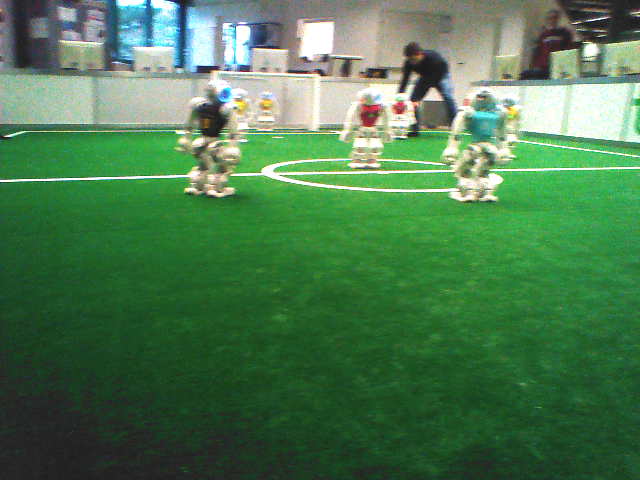
#> input picture labeled_data/16_02_2018__11_18_08_0046_upper.png, 640 x 480 px, found by its file name
$ jupyter execute blur_and_edge_detection.ipynb
#> lines starting #> are read from the running program, lines starting #| are printed output that depends on the picture; after the words box and inside, x2 and y2 are one past the last pixel; in counts of white or black regions, pixels touching at a corner belong together
[cell 1]
import cv2
import numpy as np
from matplotlib import pyplot as plt
import random
from collections import Counter
from sklearn import linear_model, datasets

[cell 2]
# Change path according to image you want to test on
test_img = 'imageset_131/16_02_2018__11_18_08_0046_upper.png'
img = cv2.imread(test_img)
#> img is the input picture: shape (480, 640, 3); mean B, G, R 80.7, 122.7, 76.7

# Apply Gaussian blur (note: is quite expensive)
blur = cv2.GaussianBlur(img,(71,71),10)
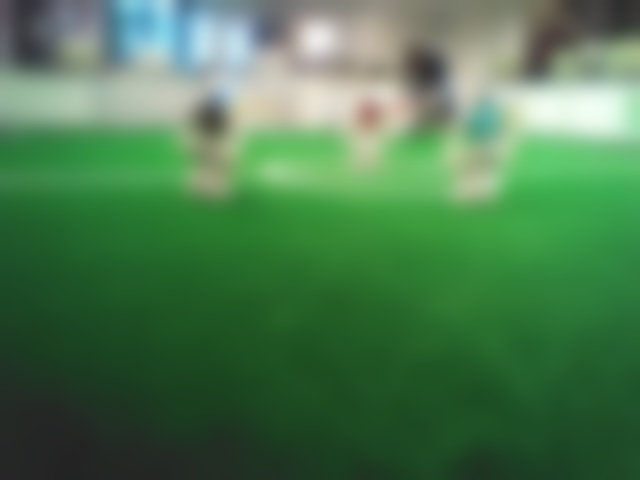
#> blur: shape (480, 640, 3); mean B, G, R 80.7, 122.7, 76.7

# Show the image
plt.imshow(blur)
plt.axis('off')
plt.show()

[cell 3]
# Convert from RGB to HSV
hsv =  cv2.cvtColor(blur,cv2.COLOR_BGR2HSV)
#> hsv: shape (480, 640, 3); mean H, S, V 60.3, 112.9, 124.1

plt.imshow(hsv)
plt.axis('off')
plt.show()

[cell 4]
def findgreen(image):
    '''
    Returns an image thresholded on a value that is representative of the
    colour green of the grass.
    '''
    # Through experimentation found to be a good threshold
    thres = 63

    # Random sampling of green HSV values in the lower part (grass) of the image
    ys = np.random.choice(np.linspace(200,479,278),100)
    xs = np.random.choice(np.linspace(0,600,601),100)

    # Find the most common value
    values = [image[int(ys[i]), int(xs[i])] for i in range(100)]
    countVal = Counter(values)
    modus = countVal.most_common(1)[0][0]

    # Calculating the ranges in which pixels are considered to be 'green'
    # Using the OpenCV inRange function to threshold pixels on a range of values
    minmod = np.array(np.array(modus) - thres)
    maxmod = np.array(np.array(modus) + thres)
    nimage = cv2.inRange(image,minmod,maxmod)

    return nimage

[cell 5]
# Get Hue, Saturation Value channel values
h,s,v = cv2.split(hsv)
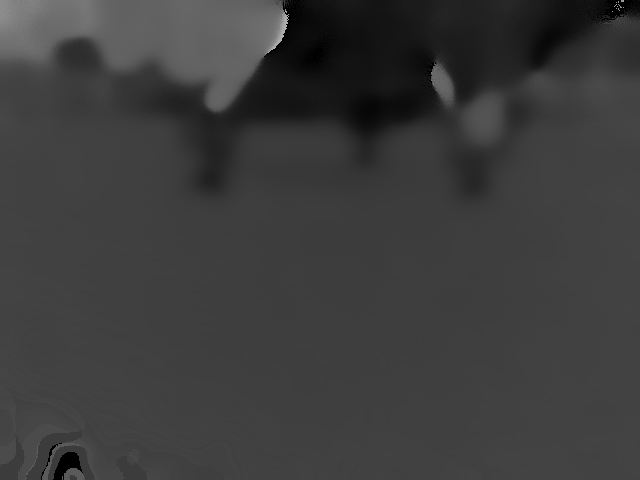
#> h: shape (480, 640); min 0, max 176, mean 60.3
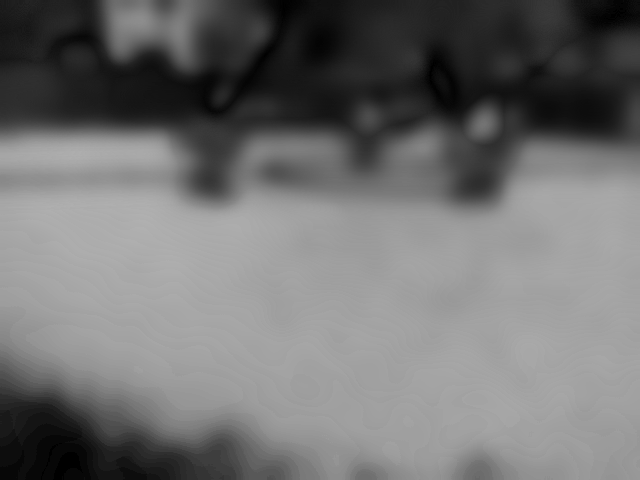
#> s: shape (480, 640); min 0, max 177, mean 112.9
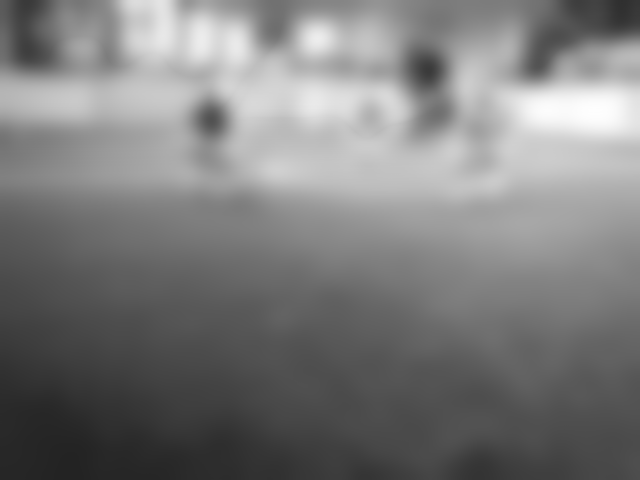
#> v: shape (480, 640); min 35, max 254, mean 124.1
# Get image thresholded on a representative green value
new = findgreen(np.array(s))
#> in findgreen, `values = [image[int(ys[i]), int(xs[i])] for i in range(100)]`: values = 100 values, max 173 at index 1, min 7 at index 53, mean 145.7
#> in findgreen, `countVal = Counter(values)`: countVal = 40 items
#> in findgreen, `modus = countVal.most_common(1)[0][0]`: modus = 161
#> in findgreen, `minmod = np.array(np.array(modus) - thres)`: minmod = 98
#> in findgreen, `maxmod = np.array(np.array(modus) + thres)`: maxmod = 224
#> in findgreen, `nimage = cv2.inRange(image,minmod,maxmod)`:
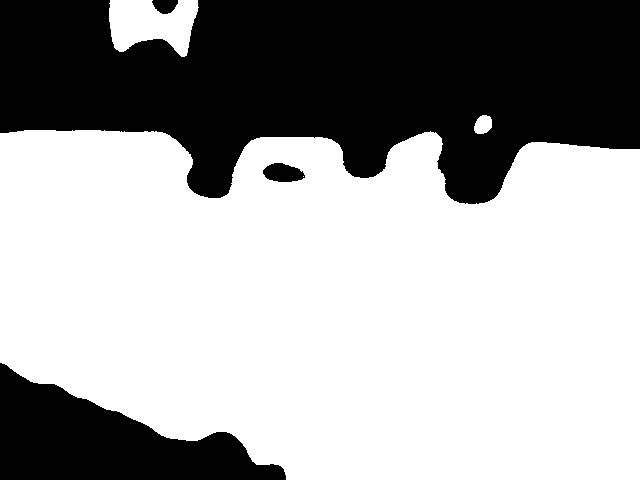
#> nimage: shape (480, 640); 63.9% white; 4 black regions, box (x1, y1, x2, y2) and area: (0, 0, 640, 204) 92679, (0, 363, 286, 480) 17405, (263, 163, 305, 182) 588, (152, 0, 178, 14) 273

# Apply Canny Edge detector to find edge point candidates
# for the line separating the field from the rest of the image
edge = cv2.Canny(new, 20,40)
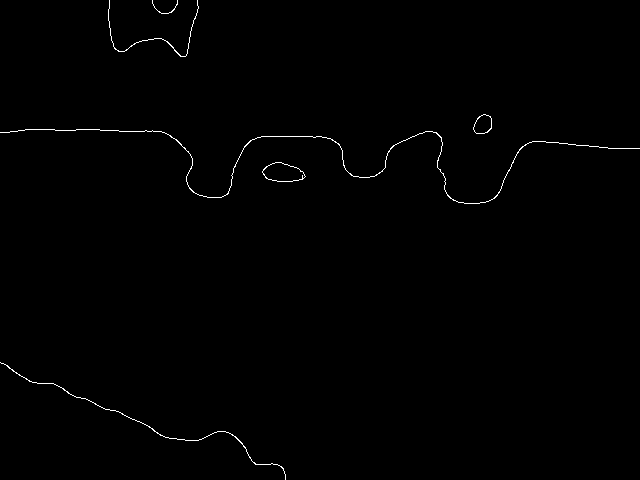
#> edge: shape (480, 640); 0.53% white in thin lines or dots
# Find line using RANSAC
ransac = linear_model.RANSACRegressor()
y,x = np.argwhere(edge == 255)[:,0], np.argwhere(edge == 255)[:,1]
#> y = 1615 values from 0 to 479; x = 1615 values, max 639 at index 798, min 0 at index 446, mean 267.3

plt.imshow(edge)

[cell 6]
#preprocess:
bot_mask = y < 400
xp = x[bot_mask]
#> xp = 1377 values, max 639 at index 798, min 0 at index 446, mean 279.9
yp = y[bot_mask]
#> yp = 1377 values from 0 to 399
data = np.array([xp,yp]).T
#> data = 1377 pairs, first value 0 to 639, second value 0 to 399
print(data)
#> (printed output is left out)

[cell 7]
from skimage.measure import LineModelND, ransac
# https://scikit-image.org/docs/dev/api/skimage.measure.html?highlight=ransac#skimage.measure.ransac
# https://scikit-image.org/docs/dev/auto_examples/transform/plot_ransac.html

[cell 8]
model_robust, inliers_mask = ransac(data, LineModelND, min_samples=2, residual_threshold=1, max_trials=300)
outliers_mask = inliers_mask == False
print("Number of reduced points:",len(data[inliers_mask]),len(data))
#| Number of reduced points: 224 1377

yin = data.T[1][inliers_mask]
#> yin = 224 values from 129 to 148
xin = data.T[0][inliers_mask]
#> xin = 224 values, max 639 at index 223, min 42 at index 0, mean 287.8
# plt.imshow(edge)
# plt.plot(xin,yin, "r.")

# from points get line:
Ny,Nx = np.shape(edge)
#> Ny = 480; Nx = 640
xdiff = xin[0] - xin[-1]
#> xdiff = -597
ydiff = yin[0] - yin[-1]
#> ydiff = -19
if xdiff == 0 or ydiff == 0:
    # in case line is horizontal or vertical
    exit()
a = ydiff/xdiff
#> a = 0.0318
b = yin[0] - xin[0]*a
#> b = 127.7
line = a*np.arange(Nx) + b
#> line = 640 values from 127.7 to 148
# plt.plot(line)

# Do same for second line:
data2 = data[outliers_mask]
#> data2 = 1153 pairs, first value 0 to 588, second value 0 to 399
model_robust, inliers_mask = ransac(data2, LineModelND, min_samples=2, residual_threshold=1, max_trials=300)
yin = data2.T[1][inliers_mask]
#> yin = 86 values from 129 to 144
xin = data2.T[0][inliers_mask]
#> xin = 86 values, max 575 at index 85, min 25 at index 0, mean 317.5
plt.plot(xin,yin, "g.")

# from points get line:
Ny,Nx = np.shape(edge)
xdiff = xin[0] - xin[-1]
#> xdiff = -550
ydiff = yin[0] - yin[-1]
#> ydiff = -15
if xdiff == 0 or ydiff == 0:
    # in case line is horizontal or vertical
    exit()
a = ydiff/xdiff
#> a = 0.0273
b = yin[0] - xin[0]*a
#> b = 128.3
line2 = a*np.arange(Nx) + b
#> line2 = 640 values from 128.3 to 145.7
# plt.plot(line2)
# plt.show()


# Area enclosed by first line
# Polygon coordinates [[top left], [top right], [bottom right], [bottom left]]
area1 = np.array([[[0,0],[Nx,0],[Nx,line[-1]],[0, line[0]]]], dtype=np.int32)
#> area1 = [[0, 0], [640, 0], [640, 148], [0, 127]]
# ... second line
area2 = np.array( [[[0,0],[Nx,0],[Nx,line2[-1]],[0, line2[0]]]], dtype=np.int32 )
#> area2 = [[0, 0], [640, 0], [640, 145], [0, 128]]
cv2.fillPoly(edge, area1, 255)
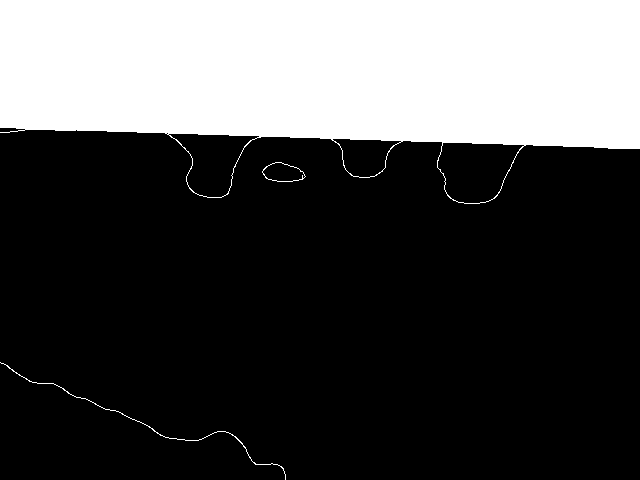
#> edge: shape (480, 640); 29.2% white; 3 white regions, box (x1, y1, x2, y2) and area: (0, 0, 640, 204) 89199, (0, 362, 286, 480) 339, (262, 162, 306, 182) 102
cv2.fillPoly(edge, area2, 255)
#> edge: shape (480, 640); 29.2% white; 3 white regions, box (x1, y1, x2, y2) and area: (0, 0, 640, 204) 89240, (0, 362, 286, 480) 339, (262, 162, 306, 182) 102

# Using tilde (~) to fill in either the field or the non-field part
plt.subplot(121), plt.imshow(~edge, cmap='Greys_r')
# plt.plot(xin,yin, "r.")

plt.imshow(img)
plt.figure()
original_copy = img
cv2.fillPoly(original_copy, area1, 0)
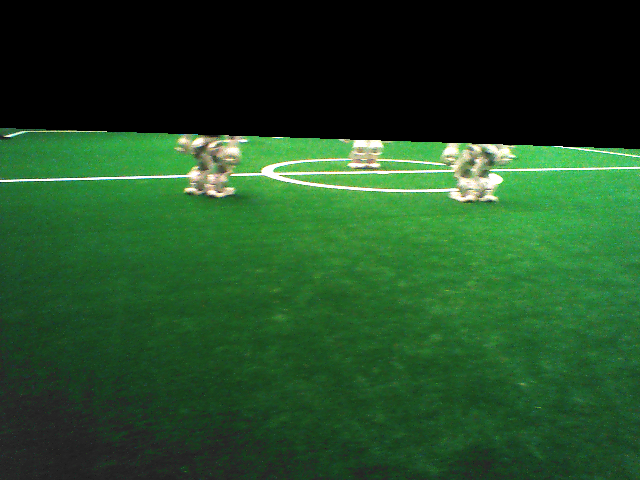
#> original_copy: shape (480, 640, 3); mean B, G, R 37.3, 75.9, 33.6
cv2.fillPoly(original_copy, area2, 0)
#> original_copy: shape (480, 640, 3); 0.03% of pixels changed, all inside (x1, y1, x2, y2) = (0, 128, 137, 133)
plt.subplot(122), plt.imshow(original_copy)

# plt.plot(line)
# plt.plot(line2)
plt.show()
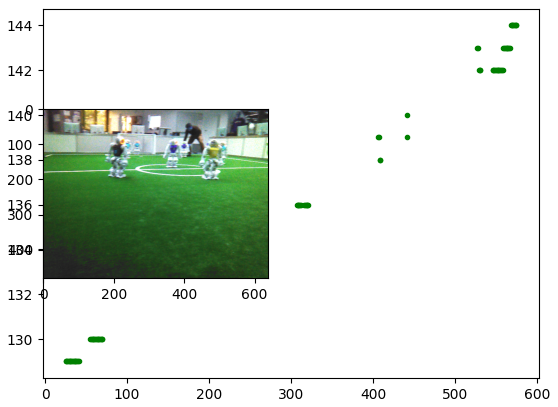
#> figure drawn by matplotlib, 2 panels; B, G, R data is drawn as R, G, B

[cell 9]
plt.figure()
plt.imshow(hsv)
plt.plot(line)
plt.plot(line2)
plt.show()
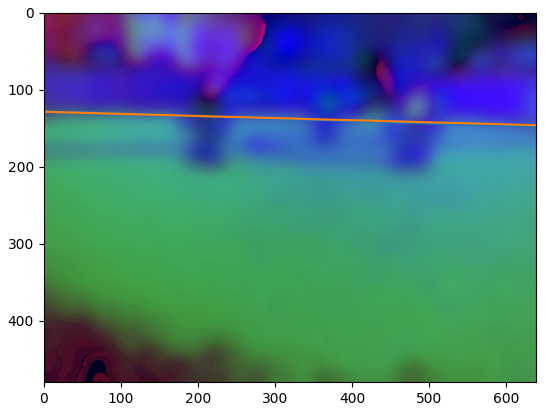
#> figure drawn by matplotlib, 1 panel
plt.savefig("line.png")

$ run again, with labeled_data/16_02_2018__11_18_08_0009_upper.png copied over labeled_data/16_02_2018__11_18_08_0046_upper.png
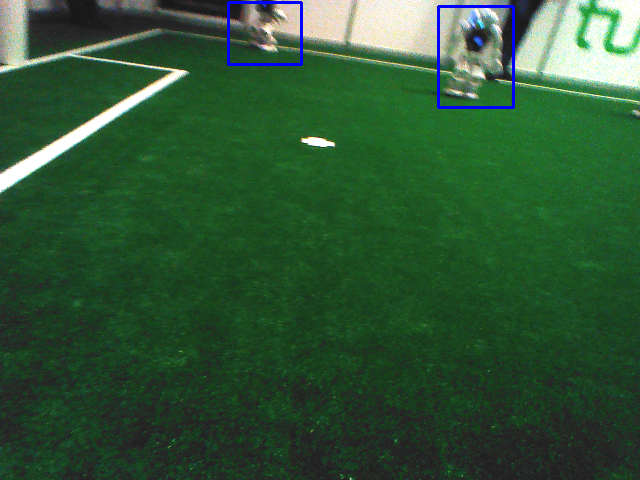
#> input picture labeled_data/16_02_2018__11_18_08_0009_upper.png, 640 x 480 px, found by its file name
#> img is the input picture: shape (480, 640, 3); mean B, G, R 52.2, 85.5, 46.8
#> hsv: shape (480, 640, 3); mean H, S, V 64.8, 126.1, 86.2
#> values = 100 values, max 173 at index 82, min 37 at index 45, mean 136.5
#> countVal = 49 items
#> modus = 159
#> minmod = 96
#> maxmod = 222
#> in findgreen, `nimage = cv2.inRange(image,minmod,maxmod)`:
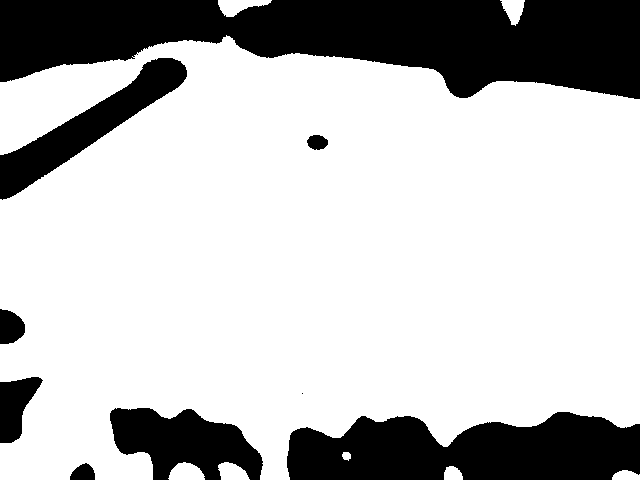
#> nimage: shape (480, 640); 74.5% white; 9 black regions (1 under 20 px), largest, box (x1, y1, x2, y2) and area: (0, 0, 640, 99) 42372, (287, 412, 640, 480) 18880, (0, 58, 187, 200) 7106
#> y = 2581 values from 0 to 479; x = 2581 values, max 639 at index 956, min 0 at index 686, mean 257.7
#> xp = 1492 values, max 639 at index 956, min 0 at index 686, mean 223.3
#> yp = 1492 values from 0 to 399
#> data = 1492 pairs, first value 0 to 639, second value 0 to 399
#> (printed output is left out)
#| Number of reduced points: 216 1492
#> `yin = data.T[1][inliers_mask]`: yin = 216 values from 45 to 197
#> `xin = data.T[0][inliers_mask]`: xin = 216 values, max 238 at index 1, min 9 at index 214, mean 100.2
#> `xdiff = xin[0] - xin[-1]`: xdiff = 227
#> `ydiff = yin[0] - yin[-1]`: ydiff = -152
#> `a = ydiff/xdiff`: a = -0.67
#> `b = yin[0] - xin[0]*a`: b = 203.7
#> line = 640 values, max 203.7 at index 0, min -224.2 at index 639, mean -10.24
#> data2 = 1276 pairs, first value 0 to 639, second value 0 to 399
#> `yin = data2.T[1][inliers_mask]`: yin = 202 values from 39 to 98
#> `xin = data2.T[0][inliers_mask]`: xin = 202 values, max 639 at index 201, min 221 at index 1, mean 472.2
#> `xdiff = xin[0] - xin[-1]`: xdiff = -417
#> `ydiff = yin[0] - yin[-1]`: ydiff = -59
#> `a = ydiff/xdiff`: a = 0.141
#> `b = yin[0] - xin[0]*a`: b = 7.59
#> line2 = 640 values from 7.59 to 98
#> area1 = [[0, 0], [640, 0], [640, -224], [0, 203]]
#> area2 = [[0, 0], [640, 0], [640, 98], [0, 7]]
#> `plt.show()`:
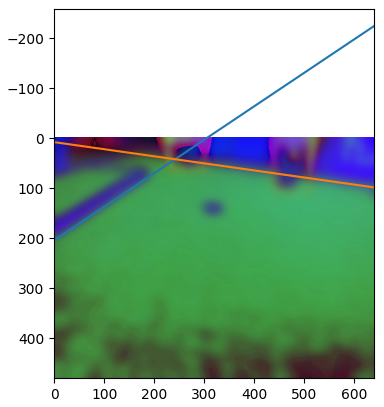
#> figure drawn by matplotlib, 1 panel

$ run again, with labeled_data/16_02_2018__11_18_08_0019_upper.png copied over labeled_data/16_02_2018__11_18_08_0046_upper.png
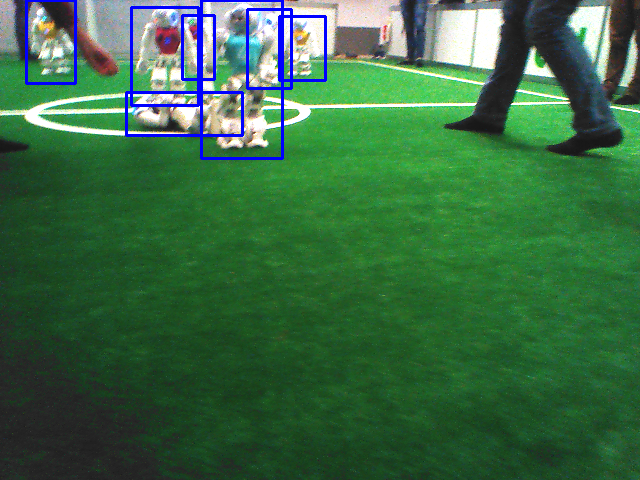
#> input picture labeled_data/16_02_2018__11_18_08_0019_upper.png, 640 x 480 px, found by its file name
#> img is the input picture: shape (480, 640, 3); mean B, G, R 68.1, 107.1, 58
#> hsv: shape (480, 640, 3); mean H, S, V 68.9, 127.3, 110.1
#> values = 100 values, max 167 at index 11, min 13 at index 8, mean 144.8
#> countVal = 31 items
#> modus = 161
#> minmod = 98
#> maxmod = 224
#> nimage: shape (480, 640); 74.9% white; 5 black regions (1 under 20 px), largest, box (x1, y1, x2, y2) and area: (0, 0, 640, 155) 59805, (0, 334, 167, 480) 15801, (19, 100, 80, 131) 1484, (0, 152, 5, 159) 26
#> y = 1824 values from 0 to 479; x = 1824 values, max 639 at index 1029, min 0 at index 258, mean 244.2
#> xp = 1718 values, max 639 at index 1029, min 0 at index 258, mean 250.3
#> yp = 1718 values from 0 to 399
#> data = 1718 pairs, first value 0 to 639, second value 0 to 399
#> (printed output is left out)
#| Number of reduced points: 131 1718
#> `yin = data.T[1][inliers_mask]`: yin = 131 values from 33 to 105
#> `xin = data.T[0][inliers_mask]`: xin = 131 values, max 628 at index 130, min 194 at index 0, mean 419.9
#> `xdiff = xin[0] - xin[-1]`: xdiff = -434
#> `ydiff = yin[0] - yin[-1]`: ydiff = -72
#> `a = ydiff/xdiff`: a = 0.166
#> `b = yin[0] - xin[0]*a`: b = 0.816
#> line = 640 values from 0.816 to 106.8
#> data2 = 1587 pairs, first value 0 to 639, second value 0 to 399
#> `yin = data2.T[1][inliers_mask]`: yin = 85 values from 128 to 145
#> `xin = data2.T[0][inliers_mask]`: xin = 85 values, max 269 at index 82, min 31 at index 0, mean 128.5
#> `xdiff = xin[0] - xin[-1]`: xdiff = -237
#> `ydiff = yin[0] - yin[-1]`: ydiff = -17
#> `a = ydiff/xdiff`: a = 0.0717
#> `b = yin[0] - xin[0]*a`: b = 125.8
#> line2 = 640 values from 125.8 to 171.6
#> area1 = [[0, 0], [640, 0], [640, 106], [0, 0]]
#> area2 = [[0, 0], [640, 0], [640, 171], [0, 125]]
#> `plt.show()`:
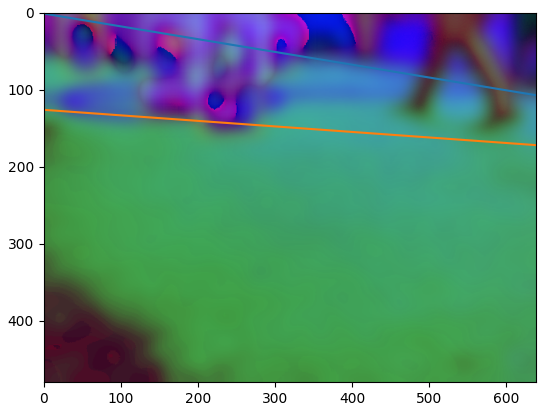
#> figure drawn by matplotlib, 1 panel
